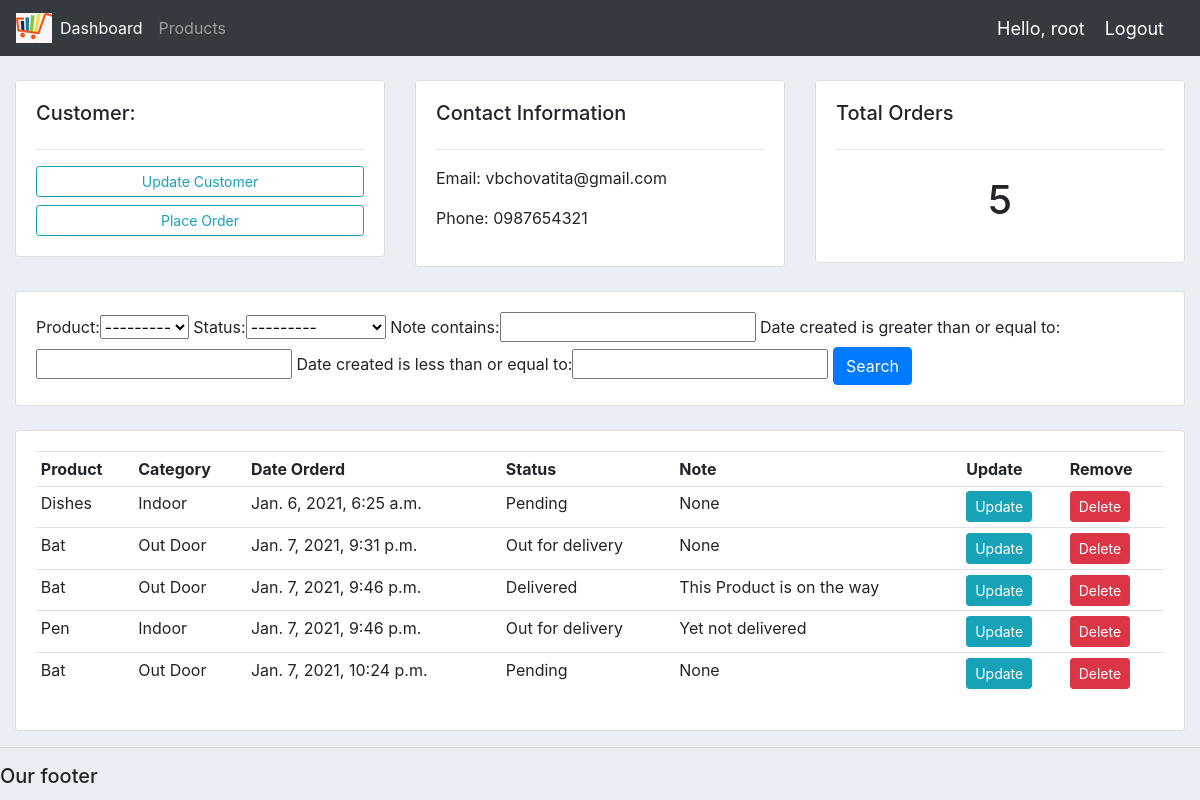
The page /customer/2/ (signed in) on the database its author committed.
### accounts/models.py (models this page shows, shortened)
class Customer(models.Model):
    user = models.OneToOneField(User, null=True, on_delete=models.CASCADE)
    name = models.CharField(max_length=200, null=True)
    phone = models.CharField(max_length=200, null=True)
    email = models.EmailField(max_length=200, null=True)
    profile_pic = models.ImageField(default="profile1.png", null=True, blank=True)
    date_created = models.DateTimeField(auto_now_add=True, null=True)

class Order(models.Model):
    STATUS = (
        ('Pending', 'Pending'),
        ('Out for delivery', 'Out for delivery'),
        ('Delivered', 'Delivered'),
    )
    customer = models.ForeignKey(Customer, null=True, on_delete=models.SET_NULL)
    product = models.ForeignKey(Product, null=True, on_delete=models.SET_NULL)
    date_created = models.DateTimeField(auto_now_add=True, null=True)
    status = models.CharField(max_length=200, null=True, choices=STATUS)
    note = models.CharField(max_length=1000, null=True)

class Product(models.Model):
    CATEGORY = (
        ('Indoor', 'Indoor'),
        ('Out Door', 'Out Door'),
    )
    name = models.CharField(max_length=200, null=True)
    price = models.FloatField(null=True)
    category = models.CharField(max_length=200, null=True, choices=CATEGORY)
    description = models.CharField(max_length=200, null=True, blank=True)
    date_created = models.DateTimeField(auto_now_add=True, null=True)
    tags = models.ManyToManyField(Tag)
    def __str__(self):
        return self.name

### accounts/decorators.py (the view)
		def wrapper_func(request, *args, **kwargs):
			group = None
			if request.user.groups.exists():
				group = request.user.groups.all()[0].name
			if group in allowed_roles:
				return view_func(request, *args, **kwargs)
			else:
				return HttpResponse('You are not authorized to view this page')

### accounts/views.py (called while the page is built)
@login_required(login_url='login')
@allowed_users(allowed_roles=['admin'])
def customer(request, pk):
	customer = Customer.objects.get(id=pk)
	orders = customer.order_set.all()
	order_count = orders.count()
	myFilter = OrderFilter(request.GET, queryset=orders)
	orders = myFilter.qs
	context = {'customer': customer, 'orders': orders, 'order_count': order_count, 'myFilter': myFilter}
	return render(request, 'accounts/customer.html', context)

### accounts/templates/accounts/customer.html
{%  extends 'accounts/main.html' %}
{% block content %}
	<br>
<div class="row">
	<div class="col-md">
		<div class="card card-body">
			<h5>Customer:</h5>
			<hr>
			<a class="btn btn-outline-info  btn-sm btn-block" href="">Update Customer</a>
			<a class="btn btn-outline-info  btn-sm btn-block" href="{% url 'create_order' customer.id %}">Place Order</a>
		</div>
	</div>
	<div class="col-md">
		<div class="card card-body">
			<h5>Contact Information</h5>
			<hr>
			<p>Email: {{customer.email}}</p>
			<p>Phone: {{customer.phone}}</p>
		</div>
	</div>
	<div class="col-md">
		<div class="card card-body">
			<h5>Total Orders</h5>
			<hr>
			<h1 style="text-align: center;padding: 10px">{{order_count}}</h1>
		</div>
	</div>
</div>
<br>
<div class="row">
	<div class="col">
		<div class="card card-body">
			<form method="get">
				{{myFilter.form}}
				<button class="btn btn-primary" type="submit">Search</button>
			</form>
		</div>
	</div>
</div>
<br>
<div class="row">
	<div class="col-md">
		<div class="card card-body">
			<table class="table table-sm">
				<tr>
					<th>Product</th>
					<th>Category</th>
					<th>Date Orderd</th>
					<th>Status</th>
					<th>Note</th>
					<th>Update</th>
					<th>Remove</th>
				</tr>
				{% for order in orders %}
					<tr>
						<td>{{order.product}}</td>
						<td>{{order.product.category}}</td>
						<td>{{order.date_created}}</td>
						<td>{{order.status}}</td>
						<td>{{order.note}}</td>
						<td> <a class="btn btn-sm btn-info" href="{% url 'update_order' order.id %}">Update</a> </td>
						<td> <a class="btn btn-sm btn-danger" href="{% url 'delete_order' order.id %}">Delete</a> </td>
					</tr>
				{% endfor %}
			</table>
		</div>
	</div>
</div>
{% endblock %}

### accounts/templates/accounts/navbar.html (shortened to what this page needs)
{% load static %}
<nav class="navbar navbar-expand-lg navbar-dark bg-dark">
 <img src="{% static 'images/logo.jpg' %}">
  <div class="collapse navbar-collapse" id="navbarNav">
    <ul class="navbar-nav">
        {% if request.user.is_staff %}
      <li class="nav-item active">
        <a class="nav-link" href="{% url 'home' %}">Dashboard</a>
      </li>
      <li class="nav-item">
        <a class="nav-link" href="{% url 'products' %}">Products</a>
      </li>
        {% else %}
        <li class="nav-item">
        <a class="nav-link" href="{% url 'account' %}">Settings</a>
        </li>
        {% endif %}
    </ul>
  </div>
    <span class="hello-msg">Hello, {{request.user}}</span>
    <span><a class="hello-msg" href="{% url 'logout' %}">Logout</a></span>
</nav>

### static/css/main.css (style rules this page uses)
body { background-color: #ebeff5; }

### accounts/templates/accounts/navbar.html (style rules this page uses)
.hello-msg { font-size: 18px; color: #fff; margin-right: 20px; }

### rows shown on the page
Customer: email "vbchovatita@gmail.com", phone "0987654321"
Order: product "Dishes", product.category "Indoor", date_created "Jan. 6, 2021, 6:25 a.m.", status "Pending", note "None"
Order: product "Bat", product.category "Out Door", date_created "Jan. 7, 2021, 9:31 p.m.", status "Out for delivery", note "None"
Order: product "Bat", product.category "Out Door", date_created "Jan. 7, 2021, 9:46 p.m.", status "Delivered", note "This Product is on the way"
Order: product "Pen", product.category "Indoor", date_created "Jan. 7, 2021, 9:46 p.m.", status "Out for delivery", note "Yet not delivered"
Order: product "Bat", product.category "Out Door", date_created "Jan. 7, 2021, 10:24 p.m.", status "Pending", note "None"

### other values the page prints
{{ request.user }} "root"
{{ order_count }} "5"
